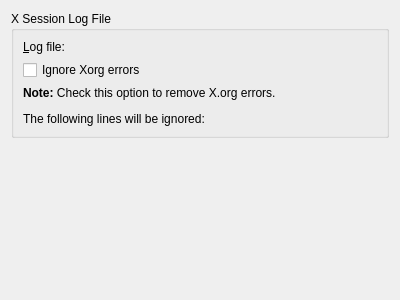
<?xml version="1.0" encoding="UTF-8"?>
<ui version="4.0">
 <class>XSessionConfigurationWidgetBase</class>
 <widget class="QWidget" name="XSessionConfigurationWidgetBase">
  <property name="geometry">
   <rect>
    <x>0</x>
    <y>0</y>
    <width>400</width>
    <height>300</height>
   </rect>
  </property>
  <layout class="QVBoxLayout">
   <item>
    <widget class="QGroupBox" name="groupBox">
     <property name="title">
      <string>X Session Log File</string>
     </property>
     <layout class="QVBoxLayout" name="verticalLayout">
      <item>
       <layout class="QHBoxLayout" name="horizontalLayout">
        <item>
         <widget class="QLabel" name="label">
          <property name="text">
           <string>&amp;Log file:</string>
          </property>
          <property name="buddy">
           <cstring>xsessionUrlRequester</cstring>
          </property>
         </widget>
        </item>
        <item>
         <widget class="KUrlRequester" name="xsessionUrlRequester">
          <property name="enabled">
           <bool>false</bool>
          </property>
          <property name="sizePolicy">
           <sizepolicy hsizetype="Preferred" vsizetype="Preferred">
            <horstretch>1</horstretch>
            <verstretch>0</verstretch>
           </sizepolicy>
          </property>
         </widget>
        </item>
       </layout>
      </item>
      <item>
       <widget class="QCheckBox" name="ignoreXorgErrors">
        <property name="toolTip">
         <string>Check this option to remove Xorg errors</string>
        </property>
        <property name="whatsThis">
         <string>Check this option to remove Xorg errors</string>
        </property>
        <property name="text">
         <string>Ignore Xorg errors</string>
        </property>
       </widget>
      </item>
      <item>
       <widget class="QLabel" name="xorgErrorsDescription">
        <property name="text">
         <string>&lt;p&gt;&lt;b&gt;Note:&lt;/b&gt; Check this option to remove X.org errors.&lt;/p&gt;&lt;p style=&quot;margin-bottom:0px&quot;&gt;The following lines will be ignored:&lt;/p&gt;</string>
        </property>
        <property name="wordWrap">
         <bool>true</bool>
        </property>
       </widget>
      </item>
     </layout>
    </widget>
   </item>
   <item>
    <spacer>
     <property name="orientation">
      <enum>Qt::Vertical</enum>
     </property>
     <property name="sizeHint" stdset="0">
      <size>
       <width>20</width>
       <height>31</height>
      </size>
     </property>
    </spacer>
   </item>
  </layout>
 </widget>
 <customwidgets>
  <customwidget>
   <class>KUrlRequester</class>
   <extends>QWidget</extends>
   <header>kurlrequester.h</header>
  </customwidget>
 </customwidgets>
 <resources/>
 <connections/>
</ui>
